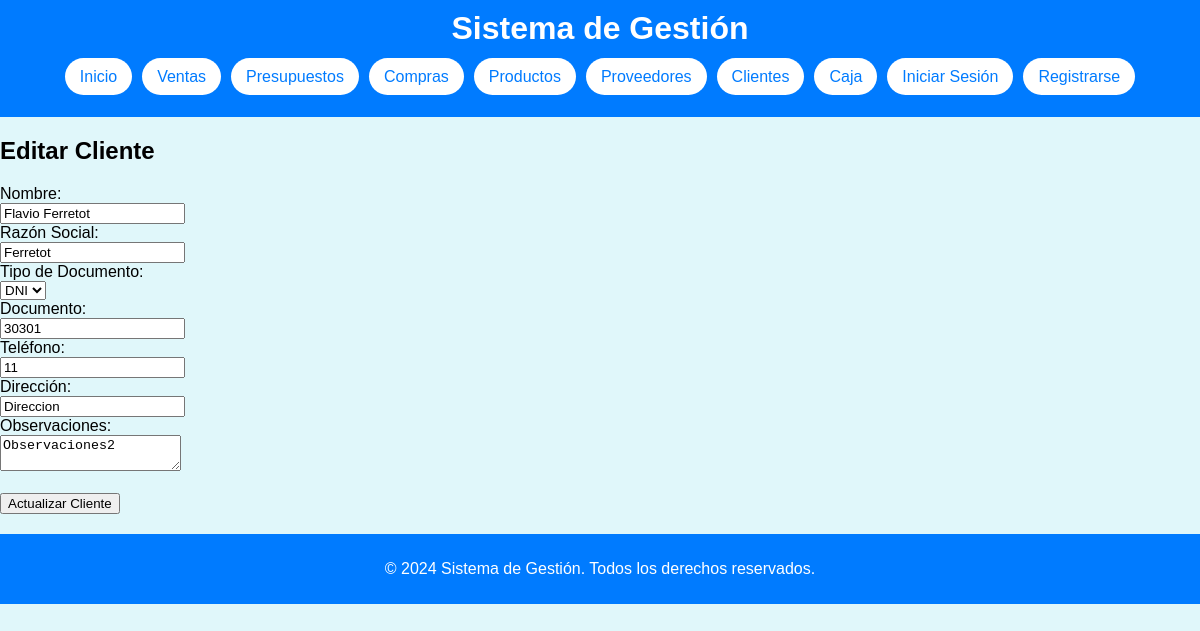
The page /gestion/clientes/editar_cliente.php?id=2 on the database its author committed.
### tables this page shows
CREATE TABLE `clientes` (
  `ID_Cliente` int(11) NOT NULL,
  `Nombre` varchar(255) NOT NULL,
  `Razon_Social` varchar(255) NOT NULL,
  `Tipo_Documento` enum('CUIT','DNI') NOT NULL,
  `Documento` varchar(50) NOT NULL,
  `Telefono` varchar(50) DEFAULT NULL,
  `Direccion` varchar(255) DEFAULT NULL,
  `Observaciones` text DEFAULT NULL
);

### gestion/clientes/editar_cliente.php (the view, shortened to what this page needs)
<?php
include '../includes/db_connect.php';
include '../includes/header.php';
$id = $_GET['id'];
if ($_SERVER["REQUEST_METHOD"] == "POST") {
    $nombre = $_POST['nombre'];
    $razon_social = $_POST['razon_social'];
    $tipo_documento = $_POST['tipo_documento'];
    $documento = $_POST['documento'];
    $telefono = $_POST['telefono'];
    $direccion = $_POST['direccion'];
    $observaciones = $_POST['observaciones'];
    $sql = "UPDATE Clientes SET Nombre='$nombre', Razon_Social='$razon_social', Tipo_Documento='$tipo_documento', Documento='$documento', Telefono='$telefono', Direccion='$direccion', Observaciones='$observaciones' WHERE ID_Cliente=$id";
    if ($conn->query($sql) === TRUE) {
        echo "Cliente actualizado exitosamente";
    } else {
        echo "Error: " . $sql . "<br>" . $conn->error;
    }
} else {
    $sql = "SELECT * FROM Clientes WHERE ID_Cliente=$id";
    $result = $conn->query($sql);
    if ($result->num_rows > 0) {
        $cliente = $result->fetch_assoc();
    } else {
        echo "Cliente no encontrado.";
        exit;
    }
}
?>
<h2>Editar Cliente</h2>
<form method="post" action="editar_cliente.php?id=<?php echo $id; ?>">
    <label for="nombre">Nombre:</label><br>
    <input type="text" id="nombre" name="nombre" value="<?php echo isset($cliente['Nombre']) ? $cliente['Nombre'] : ''; ?>" required><br>
    <label for="razon_social">Razón Social:</label><br>
    <input type="text" id="razon_social" name="razon_social" value="<?php echo isset($cliente['Razon_Social']) ? $cliente['Razon_Social'] : ''; ?>" required><br>
    <label for="tipo_documento">Tipo de Documento:</label><br>
    <select id="tipo_documento" name="tipo_documento" required>
        <option value="DNI" <?php if (isset($cliente['Tipo_Documento']) && $cliente['Tipo_Documento'] == 'DNI') echo 'selected'; ?>>DNI</option>
    </select><br>
    <label for="documento">Documento:</label><br>
    <input type="text" id="documento" name="documento" value="<?php echo isset($cliente['Documento']) ? $cliente['Documento'] : ''; ?>" required><br>
    <label for="telefono">Teléfono:</label><br>
    <input type="text" id="telefono" name="telefono" value="<?php echo isset($cliente['Telefono']) ? $cliente['Telefono'] : ''; ?>"><br>
    <label for="direccion">Dirección:</label><br>
    <input type="text" id="direccion" name="direccion" value="<?php echo isset($cliente['Direccion']) ? $cliente['Direccion'] : ''; ?>"><br>
    <label for="observaciones">Observaciones:</label><br>
    <textarea id="observaciones" name="observaciones"><?php echo isset($cliente['Observaciones']) ? $cliente['Observaciones'] : ''; ?></textarea><br><br>
    <input type="submit" value="Actualizar Cliente">
</form>
<?php
include '../includes/footer.php';
?>

### gestion/css/styles.css (style rules this page uses)
body { font-family: Arial, sans-serif; background-color: #e0f7fa; margin: 0; padding: 0; }

### rows shown on the page
clientes: nombre "Flavio Ferretot", razon_social "Ferretot", tipo_documento "DNI", documento "30301", telefono "11", direccion "Direccion", observaciones "Observaciones2"
